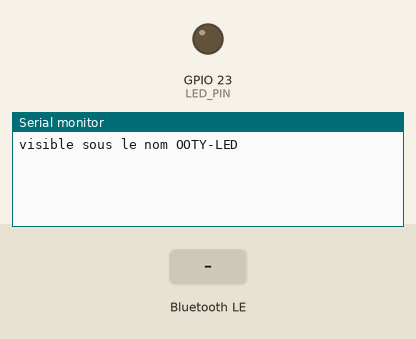
Bench run of a sketch on a simulated ESP32. Parts: output pins drawn as LEDs (lit = HIGH), the last lines printed to the serial monitor. Inputs (shaded band) come from the test bench. Nothing arrives over Bluetooth unless stated; a phone connects over Bluetooth LE 3 s after start.

Above: at 1.2 s.
1.3 s: Bluetooth LE write "led:" received
At 2.1 s:
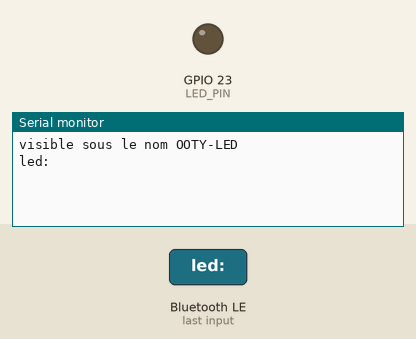
4.3 s: Bluetooth LE write "5" received
At 5.6 s:
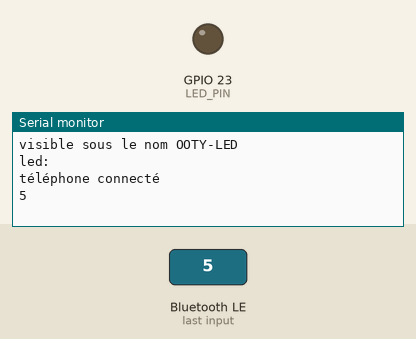

Measured:
- after the input at 1.3 s, the serial monitor: prints a new line after 0.05 s (image 1)
- after the input at 4.3 s, the serial monitor: prints a new line after 0.05 s (image 2)

The sketch:

led-ble.ino
```cpp
#include <BLEDevice.h>
#include <BLEServer.h>

const int LED_PIN = 23;
const char *SERVICE_UUID = "601e00fe-4903-499d-9844-df2ab22ab484";
const char *LED_UUID = "90bb32b6-d623-4919-91be-66c7c3e7ecbf";

class LedCallbacks : public BLECharacteristicCallbacks {
  void onWrite(BLECharacteristic *characteristic) {
    String message = characteristic->getValue();
    Serial.println(message);

    if (message.startsWith("led:")) {
      int brightness = constrain(message.substring(4).toInt(), 0, 255);
      analogWrite(LED_PIN, brightness);
    }
  }
};

class ConnectionCallbacks : public BLEServerCallbacks {
  void onConnect(BLEServer *server) {
    Serial.println("téléphone connecté");
  }

  void onDisconnect(BLEServer *server) {
    Serial.println("téléphone parti, on se rend visible");
    BLEDevice::startAdvertising();
  }
};

void setup() {
  Serial.begin(115200);
  pinMode(LED_PIN, OUTPUT);

  BLEDevice::init("OOTY-LED");
  BLEServer *server = BLEDevice::createServer();
  server->setCallbacks(new ConnectionCallbacks());

  BLEService *service = server->createService(SERVICE_UUID);
  BLECharacteristic *led = service->createCharacteristic(LED_UUID, BLECharacteristic::PROPERTY_WRITE);
  led->setCallbacks(new LedCallbacks());
  service->start();

  BLEAdvertising *advertising = BLEDevice::getAdvertising();
  advertising->addServiceUUID(SERVICE_UUID);
  BLEDevice::startAdvertising();
  Serial.println("visible sous le nom OOTY-LED");
}

void loop() {
}
```
